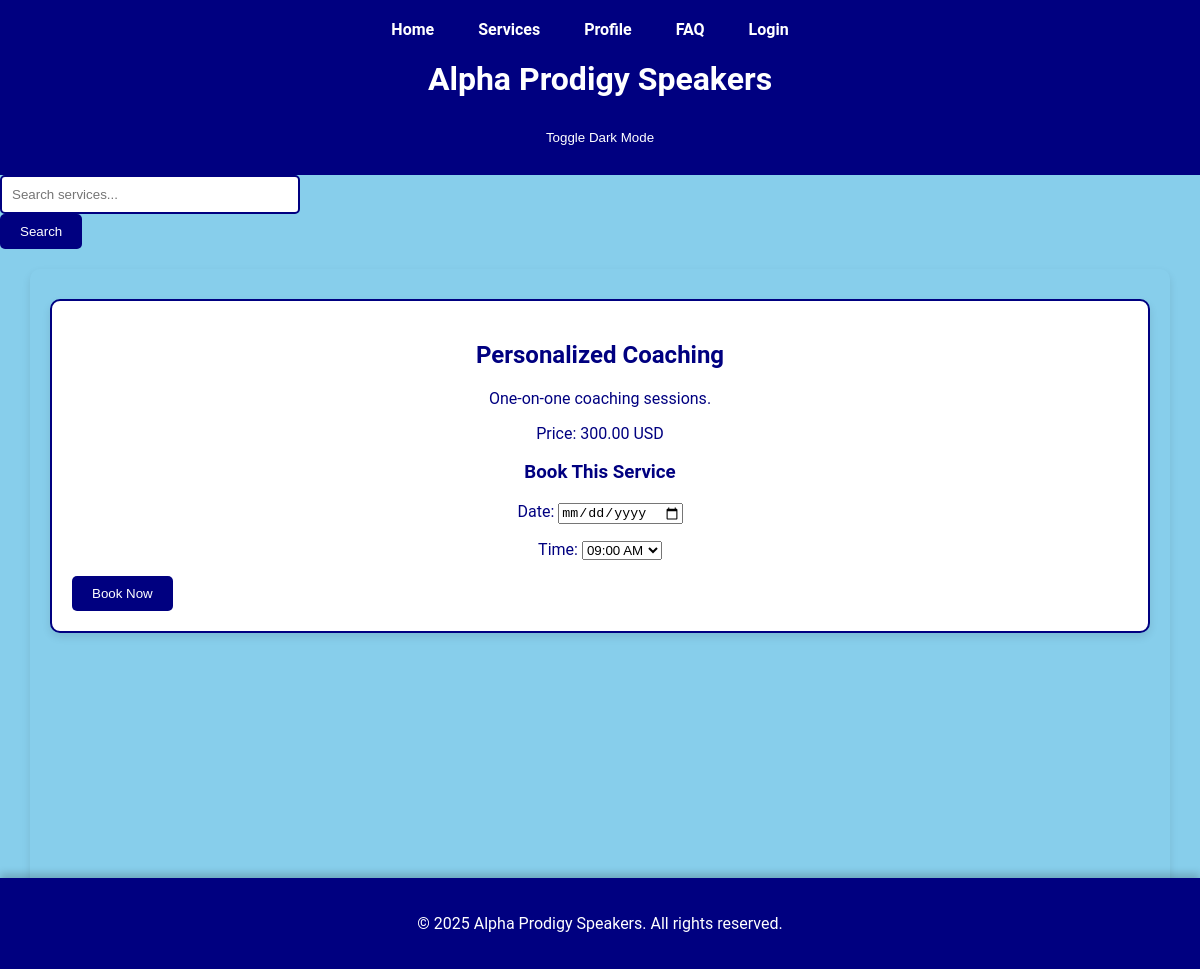
Screenshot of /speakers/services/2/ with the database file from the repository.
### speakers/models.py (models this page shows, shortened)
class Service(models.Model):
    name = models.CharField(max_length=100)
    description = models.TextField()
    price = models.DecimalField(max_digits=10, decimal_places=2)
    class Meta:
        ordering = ['name']  # Order by name by default

### speakers/views.py (the view)
# urls.py: path('services/<int:service_id>/', views.service_detail_view, name='service_detail'),
def service_detail_view(request, service_id):
    service = get_object_or_404(Service, id=service_id)
    if request.method == 'POST':
        form = BookingForm(request.POST)
        if form.is_valid():
            booking = form.save(commit=False)
            booking.user = request.user
            booking.service = service
            booking.save()
            send_mail(
                'Booking Confirmation',
                f'Thank you for booking {service.name}. Your booking is confirmed for {booking.date} at {booking.time}.',
                'annetdaisymm@gmail.com',
                [request.user.email],
                fail_silently=False,
            )
            return redirect('payment', booking_id=booking.id)
    else:
        form = BookingForm()
    return render(request, 'service_detail.html', {'service': service, 'form': form})

### speakers/forms.py
class BookingForm(forms.ModelForm):
    DATE_INPUT_FORMATS = ['%Y-%m-%d']
    TIME_SLOTS = [
        ('09:00', '09:00 AM'),
        ('10:00', '10:00 AM'),
        ('11:00', '11:00 AM'),
        ('12:00', '12:00 PM'),
        ('13:00', '01:00 PM'),
        ('14:00', '02:00 PM'),
        ('15:00', '03:00 PM'),
        ('16:00', '04:00 PM'),
        ('17:00', '05:00 PM'),
    ]
    date = forms.DateField(
        widget=forms.DateInput(attrs={'type': 'date'}),
        input_formats=DATE_INPUT_FORMATS,
        error_messages={'required': 'Please select a date for the booking.'}
    )
    time = forms.ChoiceField(choices=TIME_SLOTS, error_messages={'required': 'Please select a time slot for the booking.'})
    class Meta:
        model = Booking
        fields = ['date', 'time']
        error_messages = {
            'date': {
                'invalid': 'Enter a valid date in YYYY-MM-DD format.'
            },
            'time': {
                'invalid_choice': 'Select a valid time slot.'
            }
        }

### templates/htmls/service_detail.html (shortened to what this page needs)
{% extends 'base.html' %}
{% block content %}
<section id="service-detail">
    <h2>{{ service.name }}</h2>
    <p>{{ service.description }}</p>
    <p>Price: {{ service.price }} USD</p>
    <h3>Book This Service</h3>
    <form method="post">
        {{ form.as_p }}
        <button type="submit" class="btn">Book Now</button>
    </form>
</section>
{% endblock %}

### static/styles.css (style rules this page uses)
body { font-family: 'Roboto', sans-serif; background-color: skyblue; margin: 0; padding: 0; }
section { background-color: white; border: 2px solid navy; border-radius: 10px; padding: 20px; margin-bottom: 20px; margin-top: 10px; box-shadow: 0 4px 8px rgba(0, 0, 0, 0.1); transition: transform 0.2s; width: 100%; box-sizing: border-box; }
button[type="submit"], .btn { display: inline-block; padding: 10px 20px; background-color: navy; color: white; text-decoration: none; border-radius: 5px; border: none; cursor: pointer; transition: background-color 0.3s, transform 0.3s; }
input[type="submit"], button[type="submit"] { display: inline-block; padding: 10px 20px; background-color: navy; color: white; text-decoration: none; border-radius: 5px; border: none; cursor: pointer; transition: background-color 0.3s, transform 0.3s; }
p, h1, h2, h3, a { color: navy; text-align: center; }

### rows the page displays
Service: name "Personalized Coaching", description "One-on-one coaching sessions.", price "300.00"
